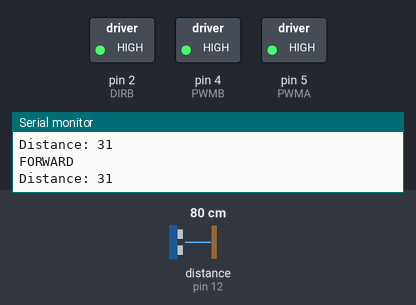
A sketch run on a simulated Arduino Uno, built with avr-gcc and run on an emulated ATmega328P. On the bench: switched loads named in the sketch (green lamp = pin HIGH), the last lines printed to the serial monitor. Wiring (inferred from the names in the program): ultrasonic range finder: trigger pin 14; echo pin 12. Dashed ring = blinking. Inputs (shaded band) come from the test bench; at power-on: distance to the obstacle (sensor on pin 12) 80 cm. The echo pulse lasts 58.3 µs per cm; pins used as bus, display or sensor lines are not drawn.

Above: at 10.4 s.
10.5 s: distance to the obstacle (sensor on pin 12) set to 12 cm
13.5 s: distance to the obstacle (sensor on pin 12) set to 9 cm
At 14.7 s:
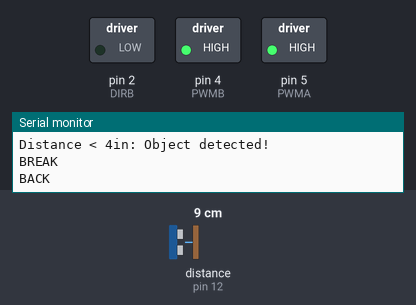
16.5 s: distance to the obstacle (sensor on pin 12) set to 35 cm
At 17.9 s:
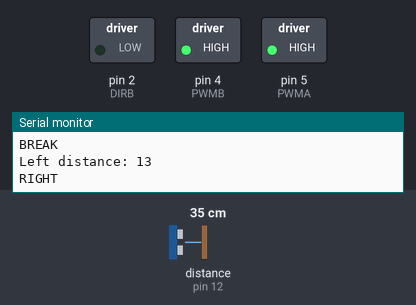
18.6 s: distance to the obstacle (sensor on pin 12) set to 2 cm
At 21.3 s:
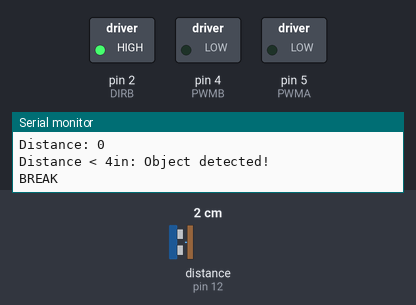
Timing chart, 0 to 22.6 s (numbered marks = the images above; inputs shaded):
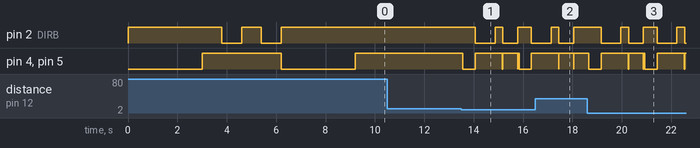

The sketch:

BoyScoutRobot.ino
```cpp
/*  Obstacle avoidance robot source code designed
 *  for the Robotics merit badge for the Boy Scouts
 *  This is for the DC motor / motor controller shield version
 *  ESP8266 NodeMCU
 *
 *   By Bill Caterino  -  ZigZone Automation
 *
 *   Modifications made to support new Ultrasonic sensor HC-SR04 - timing changes  2-2024
 *
 */
#include <Wire.h>

#define DIRA 0
#define PWMA 5
#define DIRB 2
#define PWMB 4

int DCgo = 1023;  // 0 (stop) - 1023 (max)
int DCstop = 0;

int trigPin = 14;    // Trigger
int echoPin = 12;    // Echo

void setup() {
  Serial.begin (9600);
  Serial.println("Obstacle avoidance robot GO!");

  //Define pins for DC motor dirction and speed control
  pinMode(DIRA, OUTPUT);
  pinMode(PWMA, OUTPUT);
  pinMode(DIRB, OUTPUT);
  pinMode(PWMB, OUTPUT);

  //Define HC-SR04 Ultrasonic sensor inputs and outputs
  pinMode(trigPin, OUTPUT);
  pinMode(echoPin, INPUT);

  //Make sure motors are stopped
  brake();
  delay (3000);  // Pause for a bit after powering on so you have time to put the robot down

  //Test motors are working and wired correctly
  forward();
  delay(800);
  backward();
  delay(800);
  left();
  delay(800);
  right();
  delay(800);
  brake();
  delay (3000);
}

void loop() {
  forward();
  long dist = getDistance();
  Serial.print("Distance: ");
  Serial.println(dist);
  if (dist < 4){ //There is an object less than 4 inches from front of robot
    Serial.println("Distance < 4in: Object detected!");
    long leftDistance, rightDistance;
    brake();
    delay(500);
    backward();
    delay(800);
    left();
    delay(300);
    brake();
    leftDistance = getDistance();
    Serial.print("Left distance: ");
    Serial.println(leftDistance);
    right();
    delay(600);
    brake();
    rightDistance = getDistance();
    Serial.print("Right distance: ");
    Serial.println(rightDistance);
    if (leftDistance > rightDistance){ //There is more space to manuver to the left
      //let's go left!
      left();
      Serial.println("Going Left");
      delay(600);
    } else {
    //otherwise we just stay pointed in this direction (right)
    Serial.println("Not turning (staying right)");
    }

  }

}

long getDistance(){
  delay(10);  //Added because sometimes a pulse of zero would occur without this delay
  long duration;
  // The sensor is triggered by a HIGH pulse of 10 or more microseconds.
  // Give a short LOW pulse beforehand to ensure a clean HIGH pulse:
  digitalWrite(trigPin, LOW);
  delayMicroseconds(2);
  digitalWrite(trigPin, HIGH);delayMicroseconds(10);
  digitalWrite(trigPin, LOW);

  // Read the signal from the sensor: a HIGH pulse whose
  // duration is the time (in microseconds) from the sending
  // of the ping to the reception of its echo off of an object.
  pinMode(echoPin, INPUT);
  duration = pulseIn(echoPin, HIGH);

  // Convert the time into a distance (in inches)
  return duration / 74.0 / 2.0;
}

void backward(){
  Serial.println("BACK");
  digitalWrite(DIRA,0); //Set backward direction A
  digitalWrite(DIRB,0); //Set backward direction B
  analogWrite(PWMA,DCgo); //Turn on motor A
  analogWrite(PWMB,DCgo); //Turn on motor B
}

void left(){
  Serial.println("LEFT");
  digitalWrite(DIRA,0); //Set backward direction A
  digitalWrite(DIRB,1); //Set forward direction B
  analogWrite(PWMA,DCgo); //Turn on motor A
  analogWrite(PWMB,DCgo); //Turn on motor B
}

void right(){
  Serial.println("RIGHT");
  digitalWrite(DIRA,1); //Set forward direction A
  digitalWrite(DIRB,0); //Set backward direction B
  analogWrite(PWMA,DCgo); //Turn on motor A
  analogWrite(PWMB,DCgo); //Turn on motor B
}

void forward(){
  Serial.println("FORWARD");
  digitalWrite(DIRA,1); //Set forward direction A
  digitalWrite(DIRB,1); //Set forward direction B
  analogWrite(PWMA,DCgo); //Turn on motor A
  analogWrite(PWMB,DCgo); //Turn on motor B
}
void brake(){
  Serial.println("BREAK");
  digitalWrite(DIRA,1); //Set forward direction A
  digitalWrite(DIRB,1); //Set forward direction B
  analogWrite(PWMA,DCstop); //Turn off motor A
  analogWrite(PWMB,DCstop); //Turn off motor B
}
```

Measured:
- the behaviour switches between 11 and 10 cm on distance to the obstacle (sensor on pin 12) (found by bisection; images 0 and 1)
- after the input at 13.5 s, pin 2 (DIRB): goes LOW 0.80 s, HIGH 0.31 s, LOW 0.60 s, HIGH 0.56 s, then LOW, starting after 0.57 s
- after the input at 16.5 s, pin 4 (PWMB), pin 5 (PWMA): goes on until 18.1 s, then stays HIGH
- after the input at 18.6 s, pin 2 (DIRB): goes LOW 0.80 s, HIGH 0.31 s, LOW 0.60 s, HIGH 0.56 s, LOW 0.80 s, HIGH 0.31 s, then LOW, starting after 0.56 s
